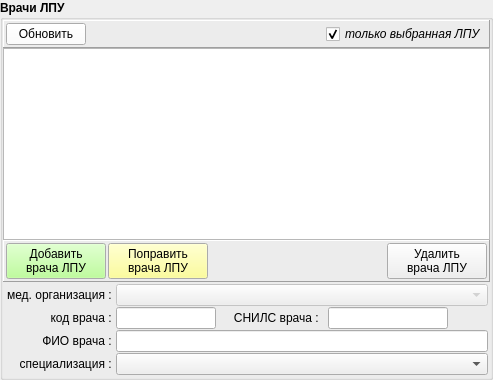
         <widget class="QGroupBox" name="group_medters">
          <property name="minimumSize">
           <size>
            <width>450</width>
            <height>0</height>
           </size>
          </property>
          <property name="font">
           <font>
            <weight>75</weight>
            <bold>true</bold>
           </font>
          </property>
          <property name="title">
           <string>Врачи ЛПУ</string>
          </property>
          <layout class="QVBoxLayout" name="verticalLayout_14">
           <property name="spacing">
            <number>0</number>
           </property>
           <property name="leftMargin">
            <number>0</number>
           </property>
           <property name="topMargin">
            <number>0</number>
           </property>
           <property name="rightMargin">
            <number>0</number>
           </property>
           <property name="bottomMargin">
            <number>0</number>
           </property>
           <item>
            <widget class="QFrame" name="pan_up_medters">
             <property name="frameShape">
              <enum>QFrame::Panel</enum>
             </property>
             <property name="frameShadow">
              <enum>QFrame::Raised</enum>
             </property>
             <layout class="QHBoxLayout" name="horizontalLayout_8">
              <property name="spacing">
               <number>2</number>
              </property>
              <property name="leftMargin">
               <number>2</number>
              </property>
              <property name="topMargin">
               <number>2</number>
              </property>
              <property name="rightMargin">
               <number>2</number>
              </property>
              <property name="bottomMargin">
               <number>2</number>
              </property>
              <item>
               <widget class="QPushButton" name="bn_refresh_medters">
                <property name="palette">
                 <palette>
                  <active>
                   <colorrole role="Button">
                    <brush brushstyle="SolidPattern">
                     <color alpha="255">
                      <red>255</red>
                      <green>255</green>
                      <blue>255</blue>
                     </color>
                    </brush>
                   </colorrole>
                  </active>
                  <inactive>
                   <colorrole role="Button">
                    <brush brushstyle="SolidPattern">
                     <color alpha="255">
                      <red>255</red>
                      <green>255</green>
                      <blue>255</blue>
                     </color>
                    </brush>
                   </colorrole>
                  </inactive>
                  <disabled>
                   <colorrole role="Button">
                    <brush brushstyle="SolidPattern">
                     <color alpha="255">
                      <red>255</red>
                      <green>255</green>
                      <blue>255</blue>
                     </color>
                    </brush>
                   </colorrole>
                  </disabled>
                 </palette>
                </property>
                <property name="font">
                 <font>
                  <weight>50</weight>
                  <bold>false</bold>
                 </font>
                </property>
                <property name="text">
                 <string>Обновить</string>
                </property>
                <property name="icon">
                 <iconset resource="_inko_pol2_res.qrc">
                  <normaloff>:/refresh.png</normaloff>:/refresh.png</iconset>
                </property>
               </widget>
              </item>
              <item>
               <spacer name="horizontalSpacer_10">
                <property name="orientation">
                 <enum>Qt::Horizontal</enum>
                </property>
                <property name="sizeHint" stdset="0">
                 <size>
                  <width>40</width>
                  <height>20</height>
                 </size>
                </property>
               </spacer>
              </item>
              <item>
               <widget class="QCheckBox" name="ch_medters_mo">
                <property name="font">
                 <font>
                  <weight>50</weight>
                  <italic>true</italic>
                  <bold>false</bold>
                 </font>
                </property>
                <property name="text">
                 <string>только выбранная ЛПУ</string>
                </property>
                <property name="checked">
                 <bool>true</bool>
                </property>
               </widget>
              </item>
             </layout>
            </widget>
           </item>
           <item>
            <widget class="QTableView" name="tab_medters">
             <property name="font">
              <font>
               <weight>50</weight>
               <bold>false</bold>
              </font>
             </property>
             <property name="selectionMode">
              <enum>QAbstractItemView::SingleSelection</enum>
             </property>
             <property name="selectionBehavior">
              <enum>QAbstractItemView::SelectRows</enum>
             </property>
             <attribute name="verticalHeaderDefaultSectionSize">
              <number>20</number>
             </attribute>
             <attribute name="verticalHeaderMinimumSectionSize">
              <number>20</number>
             </attribute>
            </widget>
           </item>
           <item>
            <widget class="QFrame" name="pan_dn_medters">
             <property name="frameShape">
              <enum>QFrame::Panel</enum>
             </property>
             <property name="frameShadow">
              <enum>QFrame::Raised</enum>
             </property>
             <layout class="QHBoxLayout" name="horizontalLayout_14">
              <property name="spacing">
               <number>2</number>
              </property>
              <property name="leftMargin">
               <number>2</number>
              </property>
              <property name="topMargin">
               <number>2</number>
              </property>
              <property name="rightMargin">
               <number>2</number>
              </property>
              <property name="bottomMargin">
               <number>2</number>
              </property>
              <item>
               <widget class="QPushButton" name="bn_add_medter">
                <property name="minimumSize">
                 <size>
                  <width>100</width>
                  <height>0</height>
                 </size>
                </property>
                <property name="palette">
                 <palette>
                  <active>
                   <colorrole role="Button">
                    <brush brushstyle="SolidPattern">
                     <color alpha="255">
                      <red>170</red>
                      <green>255</green>
                      <blue>127</blue>
                     </color>
                    </brush>
                   </colorrole>
                  </active>
                  <inactive>
                   <colorrole role="Button">
                    <brush brushstyle="SolidPattern">
                     <color alpha="255">
                      <red>170</red>
                      <green>255</green>
                      <blue>127</blue>
                     </color>
                    </brush>
                   </colorrole>
                  </inactive>
                  <disabled>
                   <colorrole role="Button">
                    <brush brushstyle="SolidPattern">
                     <color alpha="255">
                      <red>170</red>
                      <green>255</green>
                      <blue>127</blue>
                     </color>
                    </brush>
                   </colorrole>
                  </disabled>
                 </palette>
                </property>
                <property name="font">
                 <font>
                  <weight>50</weight>
                  <bold>false</bold>
                 </font>
                </property>
                <property name="text">
                 <string>Добавить
 врача ЛПУ </string>
                </property>
               </widget>
              </item>
              <item>
               <widget class="QPushButton" name="bn_edit_medter">
                <property name="minimumSize">
                 <size>
                  <width>100</width>
                  <height>0</height>
                 </size>
                </property>
                <property name="palette">
                 <palette>
                  <active>
                   <colorrole role="Button">
                    <brush brushstyle="SolidPattern">
                     <color alpha="255">
                      <red>255</red>
                      <green>255</green>
                      <blue>127</blue>
                     </color>
                    </brush>
                   </colorrole>
                  </active>
                  <inactive>
                   <colorrole role="Button">
                    <brush brushstyle="SolidPattern">
                     <color alpha="255">
                      <red>255</red>
                      <green>255</green>
                      <blue>127</blue>
                     </color>
                    </brush>
                   </colorrole>
                  </inactive>
                  <disabled>
                   <colorrole role="Button">
                    <brush brushstyle="SolidPattern">
                     <color alpha="255">
                      <red>255</red>
                      <green>255</green>
                      <blue>127</blue>
                     </color>
                    </brush>
                   </colorrole>
                  </disabled>
                 </palette>
                </property>
                <property name="font">
                 <font>
                  <weight>50</weight>
                  <bold>false</bold>
                 </font>
                </property>
                <property name="text">
                 <string>Поправить
 врача ЛПУ </string>
                </property>
               </widget>
              </item>
              <item>
               <spacer name="horizontalSpacer_11">
                <property name="orientation">
                 <enum>Qt::Horizontal</enum>
                </property>
                <property name="sizeHint" stdset="0">
                 <size>
                  <width>40</width>
                  <height>20</height>
                 </size>
                </property>
               </spacer>
              </item>
              <item>
               <widget class="QPushButton" name="bn_delete_medter">
                <property name="minimumSize">
                 <size>
                  <width>100</width>
                  <height>0</height>
                 </size>
                </property>
                <property name="font">
                 <font>
                  <weight>50</weight>
                  <bold>false</bold>
                 </font>
                </property>
                <property name="text">
                 <string>Удалить
 врача ЛПУ </string>
                </property>
               </widget>
              </item>
             </layout>
            </widget>
           </item>
           <item>
            <widget class="QFrame" name="pan_attr_medters">
             <property name="font">
              <font>
               <weight>50</weight>
               <bold>false</bold>
              </font>
             </property>
             <layout class="QFormLayout" name="formLayout_2">
              <property name="fieldGrowthPolicy">
               <enum>QFormLayout::AllNonFixedFieldsGrow</enum>
              </property>
              <property name="horizontalSpacing">
               <number>1</number>
              </property>
              <property name="verticalSpacing">
               <number>1</number>
              </property>
              <property name="leftMargin">
               <number>2</number>
              </property>
              <property name="topMargin">
               <number>2</number>
              </property>
              <property name="rightMargin">
               <number>2</number>
              </property>
              <property name="bottomMargin">
               <number>2</number>
              </property>
              <item row="0" column="0">
               <widget class="QLabel" name="lab_is_head_8">
                <property name="minimumSize">
                 <size>
                  <width>110</width>
                  <height>0</height>
                 </size>
                </property>
                <property name="maximumSize">
                 <size>
                  <width>110</width>
                  <height>16777215</height>
                 </size>
                </property>
                <property name="font">
                 <font>
                  <weight>50</weight>
                  <bold>false</bold>
                 </font>
                </property>
                <property name="text">
                 <string>мед. организация : </string>
                </property>
                <property name="alignment">
                 <set>Qt::AlignRight|Qt::AlignTrailing|Qt::AlignVCenter</set>
                </property>
               </widget>
              </item>
              <item row="0" column="1">
               <widget class="QComboBox" name="combo_medter_mo">
                <property name="enabled">
                 <bool>false</bool>
                </property>
                <property name="font">
                 <font>
                  <weight>50</weight>
                  <bold>false</bold>
                 </font>
                </property>
                <property name="maxVisibleItems">
                 <number>50</number>
                </property>
               </widget>
              </item>
              <item row="1" column="0">
               <widget class="QLabel" name="label_40">
                <property name="minimumSize">
                 <size>
                  <width>110</width>
                  <height>0</height>
                 </size>
                </property>
                <property name="maximumSize">
                 <size>
                  <width>90</width>
                  <height>16777215</height>
                 </size>
                </property>
                <property name="font">
                 <font>
                  <weight>50</weight>
                  <bold>false</bold>
                 </font>
                </property>
                <property name="text">
                 <string>код врача : </string>
                </property>
                <property name="alignment">
                 <set>Qt::AlignRight|Qt::AlignTrailing|Qt::AlignVCenter</set>
                </property>
               </widget>
              </item>
              <item row="1" column="1">
               <layout class="QHBoxLayout" name="horizontalLayout_9" stretch="2,0,0,0">
                <property name="spacing">
                 <number>6</number>
                </property>
                <item>
                 <widget class="QLineEdit" name="ln_medter_code">
                  <property name="minimumSize">
                   <size>
                    <width>100</width>
                    <height>0</height>
                   </size>
                  </property>
                  <property name="maximumSize">
                   <size>
                    <width>100</width>
                    <height>16777215</height>
                   </size>
                  </property>
                  <property name="font">
                   <font>
                    <weight>50</weight>
                    <bold>false</bold>
                   </font>
                  </property>
                 </widget>
                </item>
                <item>
                 <widget class="QLabel" name="label_42">
                  <property name="maximumSize">
                   <size>
                    <width>100</width>
                    <height>16777215</height>
                   </size>
                  </property>
                  <property name="font">
                   <font>
                    <weight>50</weight>
                    <bold>false</bold>
                   </font>
                  </property>
                  <property name="text">
                   <string>    СНИЛС врача : </string>
                  </property>
                  <property name="alignment">
                   <set>Qt::AlignRight|Qt::AlignTrailing|Qt::AlignVCenter</set>
                  </property>
                 </widget>
                </item>
                <item>
                 <widget class="QLineEdit" name="ln_medter_snils">
                  <property name="minimumSize">
                   <size>
                    <width>120</width>
                    <height>0</height>
                   </size>
                  </property>
                  <property name="maximumSize">
                   <size>
                    <width>120</width>
                    <height>16777215</height>
                   </size>
                  </property>
                  <property name="font">
                   <font>
                    <weight>50</weight>
                    <bold>false</bold>
                   </font>
                  </property>
                 </widget>
                </item>
                <item>
                 <spacer name="horizontalSpacer_15">
                  <property name="orientation">
                   <enum>Qt::Horizontal</enum>
                  </property>
                  <property name="sizeHint" stdset="0">
                   <size>
                    <width>40</width>
                    <height>20</height>
                   </size>
                  </property>
                 </spacer>
                </item>
               </layout>
              </item>
              <item row="2" column="0">
               <widget class="QLabel" name="label_41">
                <property name="minimumSize">
                 <size>
                  <width>110</width>
                  <height>0</height>
                 </size>
                </property>
                <property name="maximumSize">
                 <size>
                  <width>90</width>
                  <height>16777215</height>
                 </size>
                </property>
                <property name="font">
                 <font>
                  <weight>50</weight>
                  <bold>false</bold>
                 </font>
                </property>
                <property name="text">
                 <string>    ФИО врача : </string>
                </property>
                <property name="alignment">
                 <set>Qt::AlignRight|Qt::AlignTrailing|Qt::AlignVCenter</set>
                </property>
               </widget>
              </item>
              <item row="2" column="1">
               <widget class="QLineEdit" name="ln_medter_fio">
                <property name="font">
                 <font>
                  <weight>50</weight>
                  <bold>false</bold>
                 </font>
                </property>
               </widget>
              </item>
              <item row="3" column="0">
               <widget class="QLabel" name="label_43">
                <property name="minimumSize">
                 <size>
                  <width>110</width>
                  <height>0</height>
                 </size>
                </property>
                <property name="maximumSize">
                 <size>
                  <width>90</width>
                  <height>16777215</height>
                 </size>
                </property>
                <property name="font">
                 <font>
                  <weight>50</weight>
                  <bold>false</bold>
                 </font>
                </property>
                <property name="text">
                 <string>    специализация : </string>
                </property>
                <property name="alignment">
                 <set>Qt::AlignRight|Qt::AlignTrailing|Qt::AlignVCenter</set>
                </property>
               </widget>
              </item>
              <item row="3" column="1">
               <layout class="QHBoxLayout" name="horizontalLayout_13" stretch="7">
                <item>
                 <widget class="QComboBox" name="combo_medter_spec">
                  <property name="enabled">
                   <bool>true</bool>
                  </property>
                  <property name="minimumSize">
                   <size>
                    <width>100</width>
                    <height>0</height>
                   </size>
                  </property>
                  <property name="font">
                   <font>
                    <weight>50</weight>
                    <bold>false</bold>
                   </font>
                  </property>
                  <property name="maxVisibleItems">
                   <number>50</number>
                  </property>
                 </widget>
                </item>
               </layout>
              </item>
             </layout>
            </widget>
           </item>
          </layout>
         </widget>
